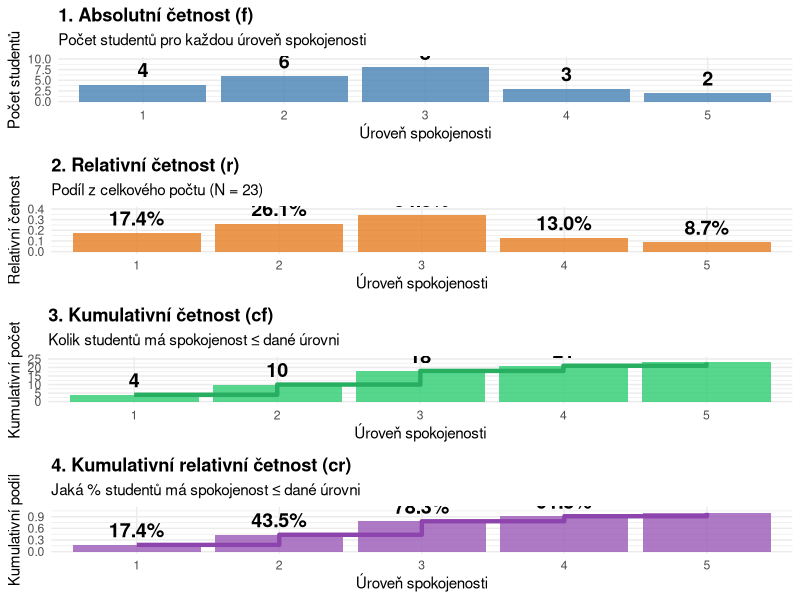

Generate this figure with R:
## ---- chunk 1
#| label: fig-frequency-types
#| fig-cap: "Čtyři typy četností"
#| warning: false
#| fig-height: 12

library(ggplot2)
library(gridExtra)
library(dplyr)

# Data ze příkladu - spokojenost studentů
data <- data.frame(
  uroven = 1:5,
  abs_cetnost = c(4, 6, 8, 3, 2)
)

# Vypočítat další typy četností
n_total <- sum(data$abs_cetnost)
data <- data %>%
  mutate(
    rel_cetnost = abs_cetnost / n_total,
    kum_cetnost = cumsum(abs_cetnost),
    kum_rel_cetnost = cumsum(rel_cetnost)
  )

# Graf 1: Absolutní četnost
p1 <- ggplot(data, aes(x = factor(uroven), y = abs_cetnost)) +
  geom_col(fill = "steelblue", alpha = 0.8) +
  geom_text(aes(label = abs_cetnost), vjust = -0.5,
            fontface = "bold", size = 5) +
  labs(
    title = "1. Absolutní četnost (f)",
    subtitle = "Počet studentů pro každou úroveň spokojenosti",
    x = "Úroveň spokojenosti",
    y = "Počet studentů"
  ) +
  ylim(0, 10) +
  theme_minimal() +
  theme(plot.title = element_text(face = "bold"))

# Graf 2: Relativní četnost
p2 <- ggplot(data, aes(x = factor(uroven), y = rel_cetnost)) +
  geom_col(fill = "#E67E22", alpha = 0.8) +
  geom_text(aes(label = sprintf("%.1f%%", rel_cetnost * 100)),
            vjust = -0.5, fontface = "bold", size = 5) +
  labs(
    title = "2. Relativní četnost (r)",
    subtitle = sprintf("Podíl z celkového počtu (N = %d)", n_total),
    x = "Úroveň spokojenosti",
    y = "Relativní četnost"
  ) +
  scale_y_continuous(labels = scales::percent) +
  ylim(0, 0.4) +
  theme_minimal() +
  theme(plot.title = element_text(face = "bold"))

# Graf 3: Kumulativní četnost
p3 <- ggplot(data, aes(x = factor(uroven), y = kum_cetnost)) +
  geom_col(fill = "#2ECC71", alpha = 0.8) +
  geom_text(aes(label = kum_cetnost), vjust = -0.5,
            fontface = "bold", size = 5) +
  geom_step(aes(x = as.numeric(uroven), y = kum_cetnost),
            color = "#27AE60", size = 1.5, direction = "hv") +
  labs(
    title = "3. Kumulativní četnost (cf)",
    subtitle = "Kolik studentů má spokojenost ≤ dané úrovni",
    x = "Úroveň spokojenosti",
    y = "Kumulativní počet"
  ) +
  ylim(0, 25) +
  theme_minimal() +
  theme(plot.title = element_text(face = "bold"))

# Graf 4: Kumulativní relativní četnost
p4 <- ggplot(data, aes(x = factor(uroven), y = kum_rel_cetnost)) +
  geom_col(fill = "#9B59B6", alpha = 0.8) +
  geom_text(aes(label = sprintf("%.1f%%", kum_rel_cetnost * 100)),
            vjust = -0.5, fontface = "bold", size = 5) +
  geom_step(aes(x = as.numeric(uroven), y = kum_rel_cetnost),
            color = "#8E44AD", size = 1.5, direction = "hv") +
  labs(
    title = "4. Kumulativní relativní četnost (cr)",
    subtitle = "Jaká % studentů má spokojenost ≤ dané úrovni",
    x = "Úroveň spokojenosti",
    y = "Kumulativní podíl"
  ) +
  scale_y_continuous(labels = scales::percent) +
  ylim(0, 1.1) +
  theme_minimal() +
  theme(plot.title = element_text(face = "bold"))

gridExtra::grid.arrange(p1, p2, p3, p4, ncol = 1)
## ---- chunk 2
#| label: tbl-frequency-summary
#| tbl-cap: "Přehled všech typů četností"
#| warning: false

library(knitr)

# Vytvoření tabulky se všemi četnostmi
table_data <- data.frame(
  "Úroveň" = data$uroven,
  "Abs. četnost (f)" = data$abs_cetnost,
  "Rel. četnost (r)" = sprintf("%.3f (%.1f%%)", data$rel_cetnost, data$rel_cetnost * 100),
  "Kum. četnost (cf)" = data$kum_cetnost,
  "Kum. rel. četnost (cr)" = sprintf("%.3f (%.1f%%)",
                                      data$kum_rel_cetnost, data$kum_rel_cetnost * 100),
  check.names = FALSE
)

kable(table_data, align = "c")
